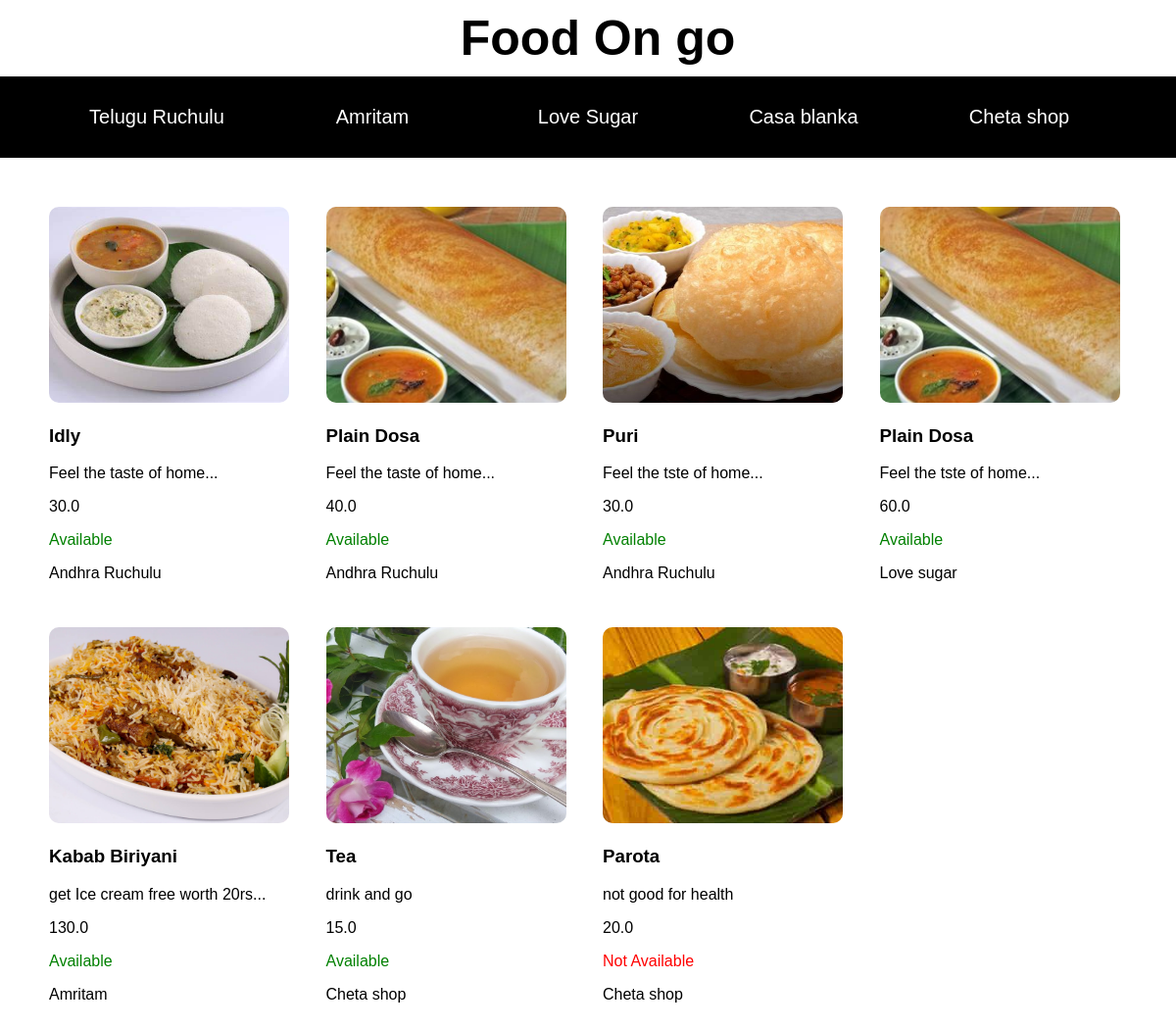
The page / on the database its author committed.
### foodDB/models.py (models this page shows)
class HotelMenu(models.Model):
    restaurents = [
        ('Andhra Ruchulu', 'Andhra Ruchulu'),
        ('Love sugar', 'Love sugar'),
        ('Amritam', 'Amritam'),
        ('Cheta shop', 'Cheta shop'),
    ]
    category = [
        ('Vegetarian', 'Vegetarian'),
        ('Non-Vegetarian', 'Non-Vegetarian'),
    ]
    name = models.CharField(max_length=100)
    price = models.FloatField()
    category = models.CharField(max_length=100, choices=category, default='Vegetarian')
    description = models.TextField()
    image = models.ImageField(upload_to='static/images/')
    available = models.BooleanField(default=True)
    HotelName = models.CharField(max_length=100, choices=restaurents, default='Andhra Ruchulu')
    def __str__(self):
        return self.name

### foodDB/views.py (the view)
# urls.py: path('', views.index, name='index'),
def index(request):
    context={
    'iterator':range(1,10),
    'all_hotelMenu':HotelMenu.objects.filter(),
    }
    allh = HotelMenu.objects.filter()
    print(allh)
    for i in allh.values():
        print(i)
    return render(request,'index.html',context)

### foodDB/templates/index.html (shortened to what this page needs)
<!DOCTYPE html>
<html lang="en">
<head>
</head>
<body>
    <h1 class="header">Food On go</h1>
    <div class="container">
        <div class="navBar">
            <ul>
                <li>
                    <a href="/Andhra">Telugu Ruchulu</a>
                </li>
                <li>
                    <a href="/Amritam">Amritam</a>
                </li>
                <li>
                    <a href="/Lovesugar">Love Sugar</a>
                </li>
                <li>
                    <a href="/CasaBlanka">Casa blanka</a>
                </li>
                <li>
                    <a href="/Chetashop">Cheta shop</a>
                </li>
            </ul>
        </div>
        <div class="items">
            {% load static %}
            {% for itm in all_hotelMenu %}
                <div class="card">
                    <img src= "{%static itm.image%}" alt="Veg Biryani">
                    <h3>{{ itm.name }}</h3>
                    <p>{{itm.description}}</p>
                    <p>{{itm.price}}</p>
                    {% if itm.available %}
                        <p style="color: green;">Available</p>
                    {% else %}
                        <p style="color: red;">Not Available</p>
                    {% endif %}
                    <p>{{itm.HotelName}}</p>
                </div>
            {% endfor %}
        </div>
    </div>
</body>
</html>

### foodDB/templates/index.html (style rules this page uses)
body { font-family: sans-serif; margin: 0; }
.header { width: 100%; text-align: center; font-size: 50px; background-color: linear-gradient(red, yellow, blue); margin: 0; padding: 10px; }
.container { width: 100%; }
.container .navBar { width: 100%; height: auto; background-color: #000000; color: #fff; font-size: 20px; text-align: center; }
.container .navBar ul { list-style: none; display: inline-flex; padding: 0px; }
.container .navBar ul li { width: 200px; padding: 10px; }
.container .navBar ul li a { text-decoration: none; color: #fff; }
.container .items { display: grid; grid-template-columns: repeat(4, 1fr); grid-gap: 10px; padding: 10px; margin: 30px; }
.items .card { width: 100%; height: auto; padding: 10px; border-radius: 10px; box-shadow: 0 0 10px 0 #fff; }
.items .card img { width: 90%; height: 200px; object-fit: cover; border-radius: 10px; }

### rows shown on the page
HotelMenu: image (picture), name "Idly", description "Feel the taste of home...", price "30.0", available "Available", HotelName "Andhra Ruchulu"
HotelMenu: image (picture), name "Plain Dosa", description "Feel the taste of home...", price "40.0", available "Available", HotelName "Andhra Ruchulu"
HotelMenu: image (picture), name "Puri", description "Feel the tste of home...", price "30.0", available "Available", HotelName "Andhra Ruchulu"
HotelMenu: image (picture), name "Plain Dosa", description "Feel the tste of home...", price "60.0", available "Available", HotelName "Love sugar"
HotelMenu: image (picture), name "Kabab Biriyani", description "get Ice cream free worth 20rs...", price "130.0", available "Available", HotelName "Amritam"
HotelMenu: image (picture), name "Tea", description "drink and go", price "15.0", available "Available", HotelName "Cheta shop"
HotelMenu: image (picture), name "Parota", description "not good for health", price "20.0", available "Not Available", HotelName "Cheta shop"
